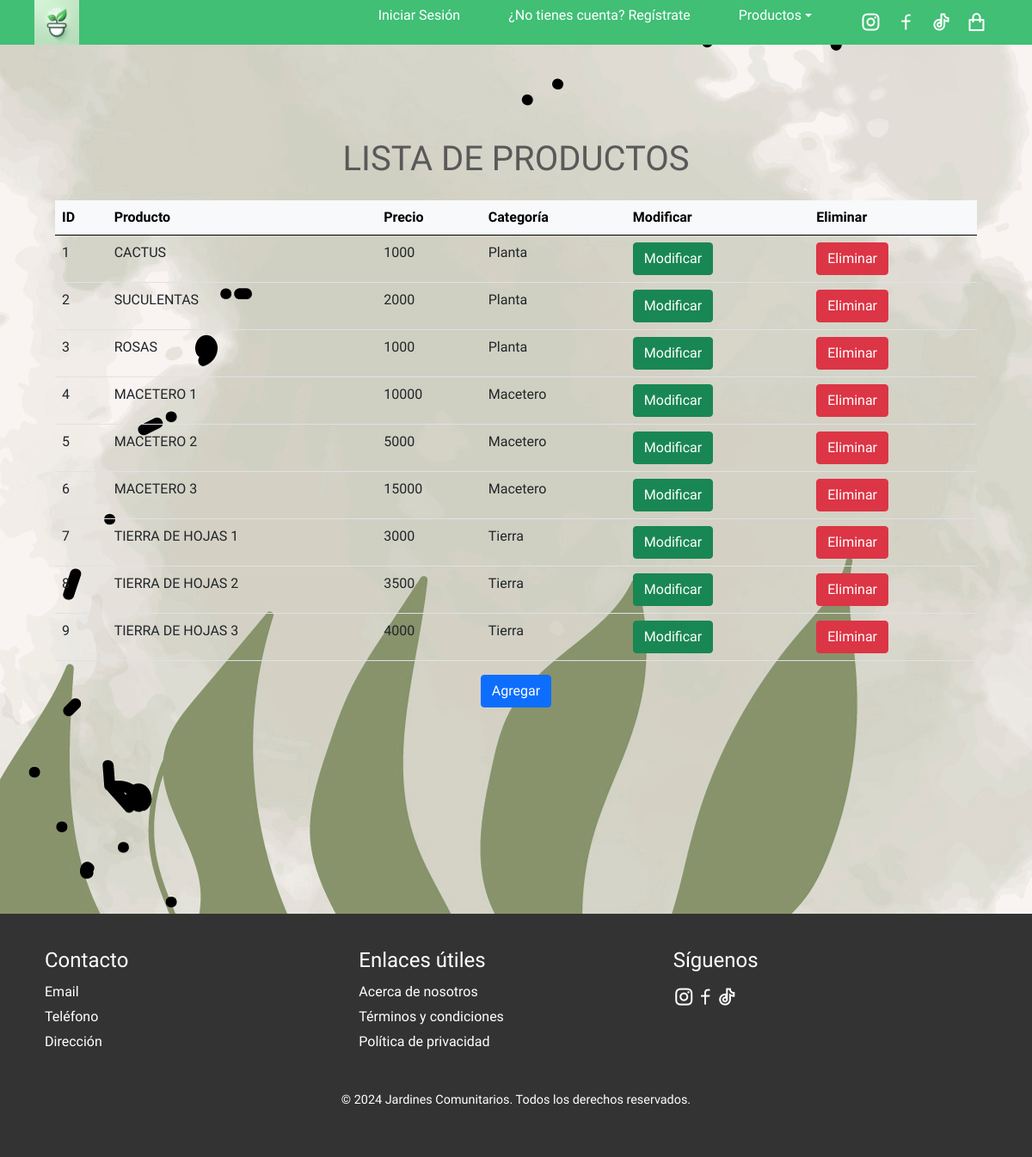
/alumnos/crud, run on the app's committed database.
### alumnos/models.py (models this page shows)
class Producto(models.Model):
    id_producto = models.CharField(primary_key=True, max_length=10)
    producto = models.CharField(max_length=20)
    precio = models.PositiveIntegerField()
    id_categoria = models.ForeignKey('Categoria',on_delete=models.CASCADE, db_column='idCategoria')
    imagen = models.ImageField(upload_to='productos/', default='media/default.png')
    activo = models.IntegerField()

class Categoria(models.Model):
    id_categoria = models.AutoField(db_column='idCategoria', primary_key=True)
    categoria = models.CharField(max_length=20, blank=False, null=False)

### alumnos/views.py (the view)
# urls.py: path('crud', views.crud, name='crud'),
def crud(request):
    productos = Producto.objects.all
    categoria = Categoria.objects.all
    context={"productos": productos, "categoria":categoria}
    return render(request, 'alumnos/productos_list.html', context)

### alumnos/templates/alumnos/productos_list.html (shortened to what this page needs)
{% extends "alumnos/base.html" %}
{% load crispy_forms_tags %}
{% load static %}
{% block css %}
<link rel="stylesheet" href="https://cdnjs.cloudflare.com/ajax/libs/remixicon/4.2.0/remixicon.min.css">
<link rel="stylesheet" type="text/css" href="{% static 'css/styles_cards.css' %}">
{% endblock %}
{% block content %}
<div class="container mt-4">
    <h1 class="text-center" style="margin-top: 15%;">LISTA DE PRODUCTOS</h1>
    <div class="table-responsive">
        <table class="table table-hover">
            {% if productos %}
                <thead class="table-light">
                    <tr>
                        <th scope="col">ID</th>
                        <th scope="col">Producto</th>
                        <th scope="col">Precio</th>
                        <th scope="col">Categoría</th>
                        <th scope="col">Modificar</th>
                        <th scope="col">Eliminar</th>
                    </tr>
                </thead>
                <tbody>
                    {% for producto in productos %}
                        <tr>
                            <td>{{ producto.id_producto }}</td>
                            <td>{{ producto.producto }}</td>
                            <td>{{ producto.precio }}</td>
                            <td>{{ producto.id_categoria.categoria }}</td>
                            <td>
                                <a href="{% url 'productos_findEdit' pk=producto.id_producto %}" class="btn btn-success">Modificar</a>
                            </td>
                            <td>
                                <a href="{% url 'productos_del' pk=producto.id_producto %}" class="btn btn-danger">Eliminar</a>
                            </td>
                        </tr>
                    {% endfor %}
                </tbody>
            {% else %}
                <tr>
                    <td colspan="6" class="text-center">No hay productos disponibles.</td>
                </tr>
            {% endif %}
        </table>
    </div>
    <div class="text-center">
        <a href="{% url 'productosAdd' %}" class="btn btn-primary">Agregar</a>
    </div>
</div>
{% endblock %}

### alumnos/static/css/styles_cards.css (style rules this page uses)
:root { --first-color: hsl(82, 60%, 28%); --title-color: hsl(0, 0%, 15%); --text-color: hsl(0, 0%, 35%); --body-color: hsl(0, 0%, 95%); --container-color: hsl(0, 0%, 100%); --white-color: hsl(0, 0%, 100%); --black-color: hsl(145, 50%, 50%); --body-font: "Montserrat Alternates", sans-serif; --h2-font-size: 1.25rem; --small-font-size: .813rem; --h1-font-size: 1.5rem; --normal-font-size: .938rem; --header-height: 3.5rem; --font-regular: 400; --font-medium: 500; --z-tooltip: 10; --z-fixed: 100; }
@media screen and (min-width: 1120px) { :root { --h2-font-size: 1.5rem; --small-font-size: .875rem; --normal-font-size: 1rem; } }
* { box-sizing: border-box; padding: 0; margin: 0; }
body { font-family: var(--body-font); background-color: var(--body-color); color: var(--text-color); font-size: var(--normal-font-size); }
.container { max-width: 1120px; margin-inline: 1.5rem; }
a { text-decoration: none; }
html { scroll-behavior: smooth; }
@media screen and (min-width: 1150px) { .container { margin-inline: auto; } }

### data on the page
Producto: id_producto "1", producto "CACTUS", precio "1000", id_categoria.categoria "Planta"
Producto: id_producto "2", producto "SUCULENTAS", precio "2000", id_categoria.categoria "Planta"
Producto: id_producto "3", producto "ROSAS", precio "1000", id_categoria.categoria "Planta"
Producto: id_producto "4", producto "MACETERO 1", precio "10000", id_categoria.categoria "Macetero"
Producto: id_producto "5", producto "MACETERO 2", precio "5000", id_categoria.categoria "Macetero"
Producto: id_producto "6", producto "MACETERO 3", precio "15000", id_categoria.categoria "Macetero"
Producto: id_producto "7", producto "TIERRA DE HOJAS 1", precio "3000", id_categoria.categoria "Tierra"
Producto: id_producto "8", producto "TIERRA DE HOJAS 2", precio "3500", id_categoria.categoria "Tierra"
Producto: id_producto "9", producto "TIERRA DE HOJAS 3", precio "4000", id_categoria.categoria "Tierra"
